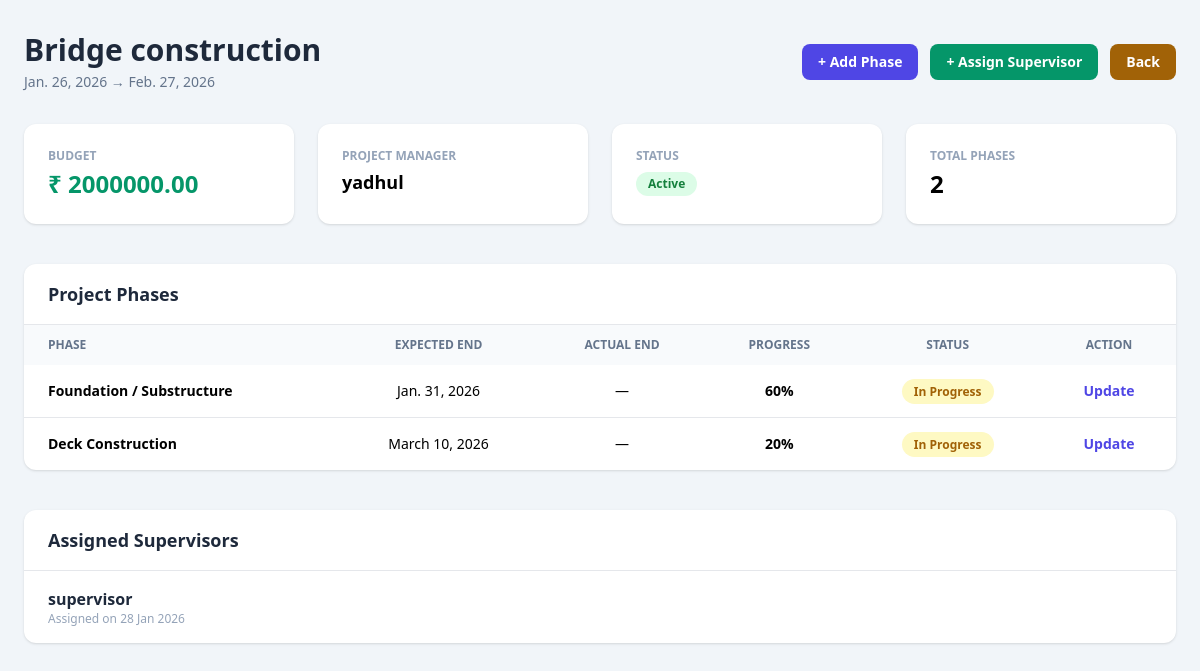
The app's page /construction/project/1/ (signed in), older data.
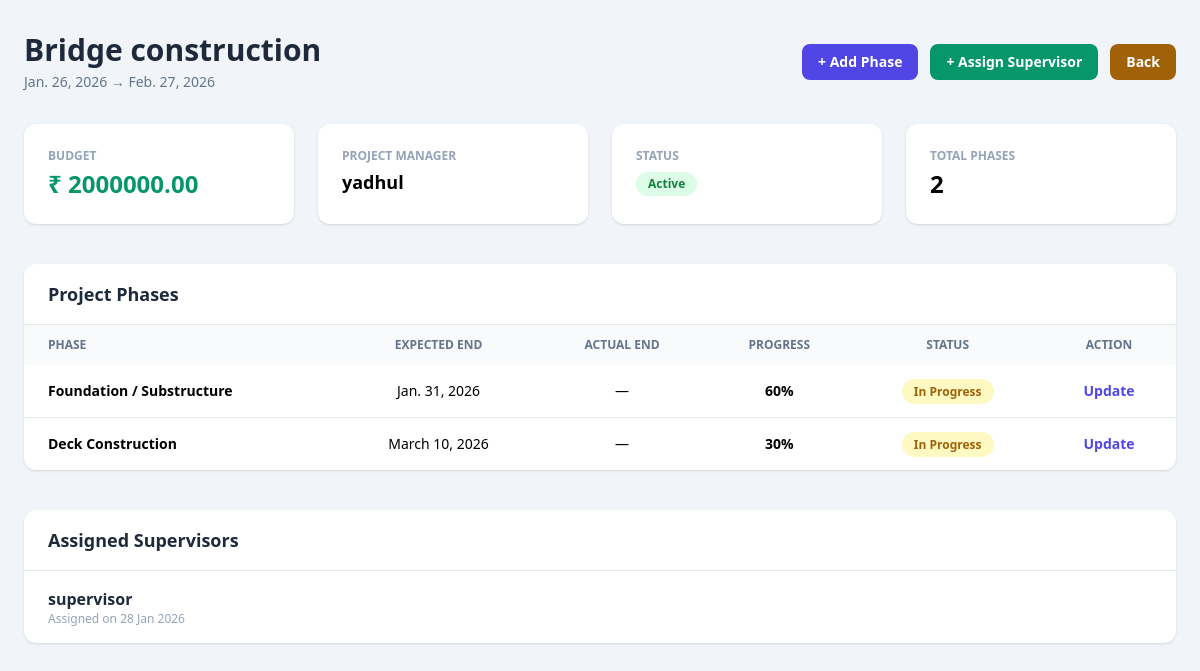
The same page, newer data.
### construction/models.py (models this page shows, shortened)
class ProjectPhase(models.Model):
    project = models.ForeignKey(
        Project,
        on_delete=models.CASCADE,
        related_name='phases'
    )
    phase_name = models.CharField(max_length=100)
    progress = models.PositiveIntegerField(
        default=0,
        validators=[
            MinValueValidator(0),
            MaxValueValidator(100)
        ]
    )
    expected_end = models.DateField()
    actual_end = models.DateField(null=True, blank=True)

### construction/views.py (the view)
# urls.py: path('project/<int:project_id>/', views.project_detail, name='project_detail'),
@login_required
def project_detail(request, project_id):
    project = Project.objects.get(id=project_id)
    phases = project.phases.all()
    supervisors = ProjectSupervisor.objects.filter(project=project)
    return render(request, 'construction/project_detail.html', {
        'project': project,
        'phases': phases,
        'supervisors': supervisors,
    })

### construction/templates/construction/project_detail.html (shortened to what the changed rows need)
<!DOCTYPE html>
<html lang="en">
<head>
    <script src="https://cdn.tailwindcss.com"></script>
</head>
<body class="bg-slate-100 min-h-screen">
<div class="max-w-7xl mx-auto px-6 py-8">
    <div class="flex flex-col md:flex-row justify-between md:items-center gap-4 mb-8">
        <div>
            <h1 class="text-3xl font-extrabold text-slate-800">
                {{ project.name }}
            </h1>
        </div>
    </div>
    <div class="bg-white rounded-xl shadow mb-10">
        <div class="px-6 py-4 border-b">
            <h2 class="text-lg font-bold text-slate-800">
                Project Phases
            </h2>
        </div>
        <div class="overflow-x-auto">
            <table class="w-full text-sm">
                <thead class="bg-slate-50 text-xs uppercase text-slate-500 font-bold">
                    <tr>
                        <th class="px-6 py-3 text-left">Phase</th>
                        <th class="px-6 py-3 text-center">Expected End</th>
                        <th class="px-6 py-3 text-center">Actual End</th>
                        <th class="px-6 py-3 text-center">Progress</th>
                        <th class="px-6 py-3 text-center">Status</th>
                        <th class="px-6 py-3 text-center">Action</th>
                    </tr>
                </thead>
                <tbody class="divide-y">
                    {% for phase in phases %}
                    <tr class="hover:bg-slate-50">
                        <td class="px-6 py-4 font-semibold">
                            {{ phase.phase_name }}
                        </td>
                        <td class="px-6 py-4 text-center">
                            {{ phase.expected_end }}
                        </td>
                        <td class="px-6 py-4 text-center">
                            {{ phase.actual_end|default:"—" }}
                        </td>
                        <td class="px-6 py-4 text-center font-bold">
                            {{ phase.progress }}%
                        </td>
                        <td class="px-6 py-4 text-center">
                            {% if phase.actual_end and phase.actual_end > phase.expected_end %}
                                <span class="px-3 py-1 rounded-full bg-red-100 text-red-700 text-xs font-bold">
                                    Delayed
                                </span>
                            {% elif phase.progress == 100 %}
                                <span class="px-3 py-1 rounded-full bg-green-100 text-green-700 text-xs font-bold">
                                    Completed
                                </span>
                            {% else %}
                                <span class="px-3 py-1 rounded-full bg-yellow-100 text-yellow-700 text-xs font-bold">
                                    In Progress
                                </span>
                            {% endif %}
                        </td>
                        <td class="px-6 py-4 text-center">
                            <a href="{% url 'construction:update_phase' phase.id %}"
                               class="text-indigo-600 font-bold hover:underline">
                                Update
                            </a>
                        </td>
                    </tr>
                    {% empty %}
                    <tr>
                        <td colspan="6" class="px-6 py-6 text-center text-slate-400">
                            No phases added yet.
                        </td>
                    </tr>
                    {% endfor %}
                </tbody>
            </table>
        </div>
    </div>
    <div class="bg-white rounded-xl shadow">
        <div class="px-6 py-4 border-b">
            <h2 class="text-lg font-bold text-slate-800">
                Assigned Supervisors
            </h2>
        </div>
    </div>
</div>
</body>
</html>

Row changes from the older to the newer data that the page shows:
changed ProjectPhase "Deck Construction": progress "20" → "30"
